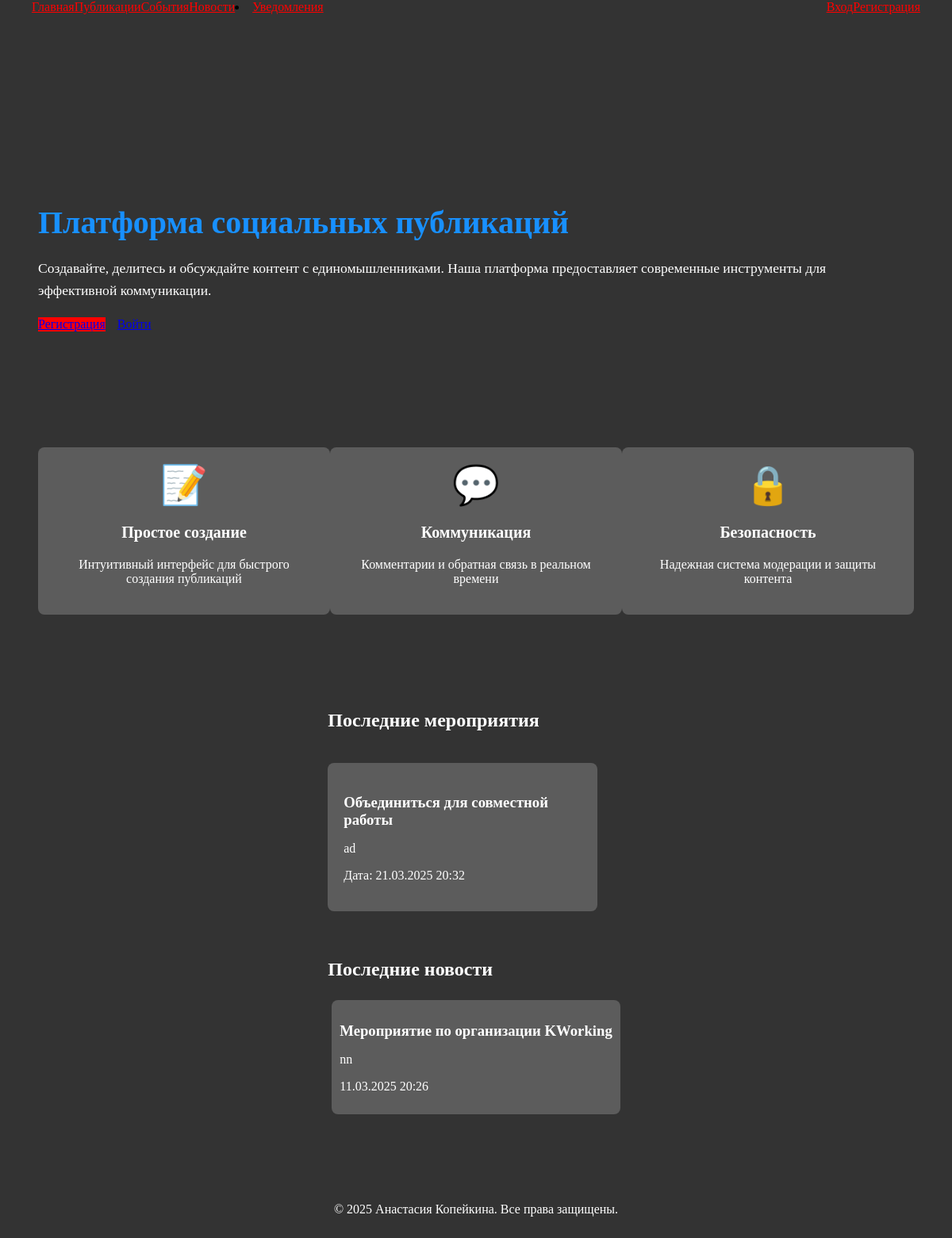
Before: / with the older database file.
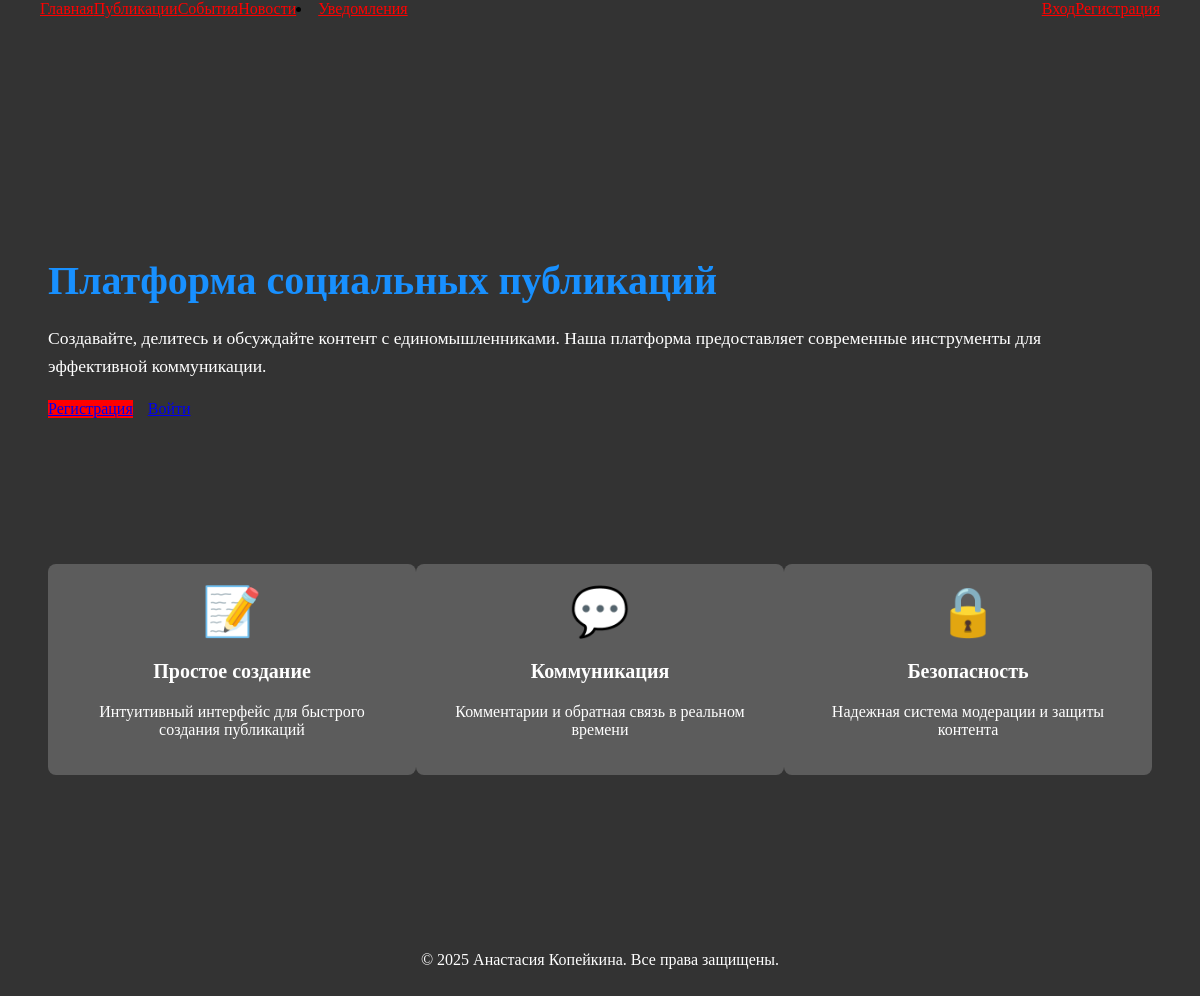
After: the same page with the newer database file.
### application/models.py (models this page shows, shortened)
class Event(db.Model):
    id = db.Column(db.Integer, primary_key=True)
    title = db.Column(db.String(150), nullable=False)
    description = db.Column(db.Text, nullable=True)
    date = db.Column(db.DateTime, nullable=False)
    created_at = db.Column(db.DateTime, default=datetime.now)

class News(db.Model):
    id = db.Column(db.Integer, primary_key=True)
    title = db.Column(db.String(150), nullable=False)
    content = db.Column(db.Text, nullable=False)
    created_at = db.Column(db.DateTime, default=datetime.now)

### application/app.py (the view)
@app.route('/')
def index():
    events = Event.query.order_by(Event.date.desc()).limit(3).all()
    news_items = News.query.order_by(News.created_at.desc()).limit(3).all()
    return render_template('index.html', events=events, news_items=news_items)

### application/templates/index.html (shortened to what this page needs)
{% extends 'base.html' %}
{% block content %}
  <div class="home-container" style="max-width: 1200px; margin: 0 auto; padding: 40px 20px;">
    <div class="ant-row" style="display: flex; align-items: center; margin-bottom: 40px;">
      <div class="ant-col ant-col-12" style="padding-right: 20px;">
        <h1 style="font-size: 2.5rem; color: #1890ff; margin-bottom: 20px;">Платформа социальных публикаций</h1>
        <p style="font-size: 1.1rem; line-height: 1.6; margin-bottom: 20px;">Создавайте, делитесь и обсуждайте контент с единомышленниками. Наша платформа предоставляет современные инструменты для эффективной коммуникации.</p>
        {% if not current_user.is_authenticated %}
          <div class="action-buttons" style="display: flex; gap: 15px;">
            <a href="{{ url_for('auth.register') }}" class="ant-btn ant-btn-primary ant-btn-lg">Регистрация</a>
            <a href="{{ url_for('auth.login') }}" class="ant-btn ant-btn-default ant-btn-lg">Войти</a>
          </div>
        {% else %}
          <div class="action-buttons">
            <a href="{{ url_for('posts.list_posts') }}" class="ant-btn ant-btn-primary ant-btn-lg">Перейти к публикациям</a>
          </div>
        {% endif %}
      </div>
    </div>
    <div class="features ant-row" style="display: flex; justify-content: space-between; margin-top: 40px;">
      <div class="feature ant-col" style="
            width: 30%;
            text-align: center;
            padding: 20px;
            background: #5c5c5c;
            border-radius: 8px;
        ">
        <div style="
                    font-size: 3rem;
                    color:rgb(255, 255, 255);
                    margin-bottom: 15px;
                ">📝</div>
        <h3>Простое создание</h3>
        <p>Интуитивный интерфейс для быстрого создания публикаций</p>
      </div>
      <div class="feature ant-col" style="
            width: 30%;
            text-align: center;
            padding: 20px;
            background: #5c5c5c;
            border-radius: 8px;
        ">
        <div style="
                    font-size: 3rem;
                    color:rgb(255, 255, 255);
                    margin-bottom: 15px;
                ">💬</div>
        <h3>Коммуникация</h3>
        <p>Комментарии и обратная связь в реальном времени</p>
      </div>
      <div class="feature ant-col" style="
            width: 30%;
            text-align: center;
            padding: 20px;
            background: #5c5c5c;
            border-radius: 8px;
        ">
        <div style="
                    font-size: 3rem;
                    color:rgb(255, 255, 255);
                    margin-bottom: 15px;
                ">🔒</div>
        <h3>Безопасность</h3>
        <p>Надежная система модерации и защиты контента</p>
      </div>
    </div>
  </div>
  <div class="home-container" style="max-width: 1200px; margin: 0 auto; padding: 40px 20px;">
    {% if events %}
      <h2 style="margin-top: 40px; color: #fff;" class="ant-typography-title-level-3">Последние мероприятия</h2>
      <div class="events-slider" style="overflow-x: auto; white-space: nowrap; padding: 20px 0; scrollbar-width: none; -ms-overflow-style: none;">
        <div style="display: inline-flex; gap: 20px;">
          {% for event in events[:3] %}
            <div class="event-card" style="
              display: inline-block;
              width: 300px;
              background-color: #5c5c5c;
              border-radius: 8px;
              padding: 20px;
              margin-right: 20px;
              white-space: normal;
              vertical-align: top;
            ">
              <h3 style="color: #fff; margin-bottom: 10px;">{{ event.title }}</h3>
              <p style="color: #fff; margin-bottom: 10px;">{{ event.description }}</p>
              <p style="color:rgb(255, 255, 255);">Дата: {{ event.date.strftime('%d.%m.%Y %H:%M') }}</p>
            </div>
          {% endfor %}
        </div>
      </div>
    {% endif %}
    {% if news_items %}
      <h2 style="margin-top: 40px; color: #fff;" class="ant-typography-title-level-3">Последние новости</h2>
      <div class="news-slider" style="
        max-height: 400px;
        overflow-y: auto;
        padding: 5px;
        border-radius: 8px;
        scrollbar-width: none;
        -ms-overflow-style: none;
      ">
        {% for news_item in news_items[:3] %}
          <div class="news-card" style="
          background-color: #5c5c5c;
            border-radius: 8px;
            padding: 10px;
            margin-bottom: 10px;
          ">
            <h3 style="color: #fff; margin-bottom: 10px;">{{ news_item.title }}</h3>
            <p style="color: #fff;">{{ news_item.content }}</p>
            <p style="color:rgb(255, 255, 255); margin-top: 10px;">{{ news_item.created_at.strftime('%d.%m.%Y %H:%M') }}</p>
          </div>
        {% endfor %}
      </div>
    {% endif %}
  </div>
{% endblock %}

### application/templates/base.html (shortened to what this page needs)
<!DOCTYPE html>
<html lang="en">
<head>
    <link rel="stylesheet" href="https://cdnjs.cloudflare.com/ajax/libs/antd/4.16.13/antd.min.css">
    <link rel="stylesheet" href="{{ url_for('static', filename='css/styles.css') }}">
</head>
<body>
    <header style="position: fixed; ">
        <nav class="ant-menu ant-menu-horizontal" style="display: flex; align-items: center; justify-content: space-between; padding: 0 20px;">
            <div class="left-menu" style="display: flex; align-items: center;">
                <a class="ant-menu-item" href="{{ url_for('index') }}">Главная</a>
                <a class="ant-menu-item" href="{{ url_for('posts.list_posts') }}">Публикации</a>
                <a class="ant-menu-item" href="{{ url_for('events.list_events') }}">События</a>
                <a class="ant-menu-item" href="{{ url_for('news.list_news') }}">Новости</a>
                <li class="nav-item">
                    <a class="nav-link" href="{{ url_for('notifications.list_notifications') }}">
                        Уведомления
                    </a>
                </li>
            </div>
            <div class="right-menu" style="display: flex; align-items: center;">
                {% if not current_user.is_authenticated %}
                <a class="ant-menu-item" href="{{ url_for('auth.login') }}">Вход</a>
                <a class="ant-menu-item" href="{{ url_for('auth.register') }}">Регистрация</a>
                {% endif %}
            </div>
        </nav>
    </header>
    <div class="content" style="padding: 20px; display: flex; justify-content: center; flex-direction: column; margin-top: 64px;">
        {% block content %}
        {% endblock %}
    </div>
    <footer style="text-align: center; padding: 20px;">
        <p>© 2025 Анастасия Копейкина. Все права защищены.</p>
    </footer>
</body>
</html>

### application/static/css/styles.css (style rules this page uses)
body { background-color: #333333; }
.ant-btn-primary { background-color: #FF0000; border-color: #FF0000; }
p { color: #ffffff; }
h1 { color: #ffffff; }
.feature h3 { color: #ffffff; font-size: 20px; font-weight: bold; }
header { top: 0; left: 0; right: 0; z-index: 1000; max-width: 1200px; margin: 0 auto; padding: 0 20px; background-color: #333333; }
.ant-menu { background-color: #333333; }
.ant-menu-horizontal { border-bottom: none; }
nav a { color: #FF0000; background-color: #333333; }

### application/templates/index.html (style rules this page uses)
.home-container { transition: all 0.3s ease; }
.feature { transition: transform 0.3s ease; }

Changed rows visible on the page:
removed Event: title "Объединиться для совместной работы", description "ad", date "21.03.2025 20:32"
removed News: title "Мероприятие по организации KWorking", content "nn", created_at "11.03.2025 20:26"
Other visible differences:
text no longer shown: "Последние мероприятия Последние новости"
